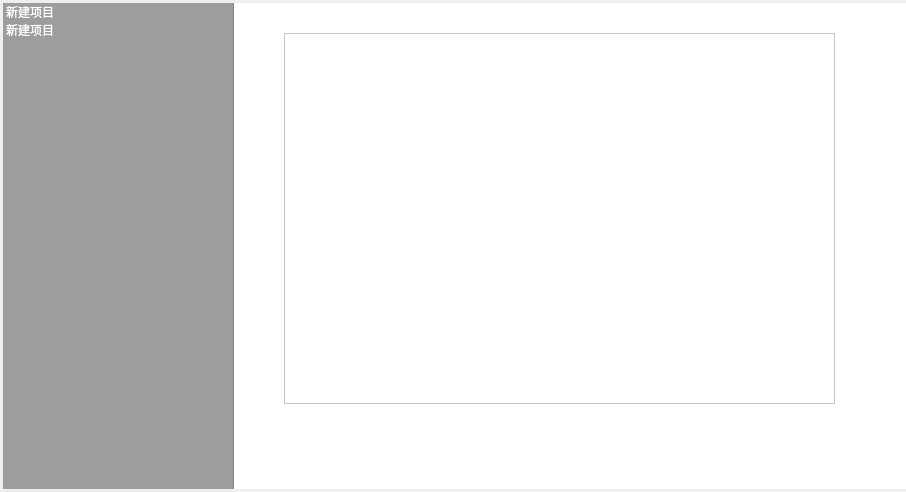
<?xml version="1.0" encoding="UTF-8"?>
<ui version="4.0">
 <class>Form</class>
 <widget class="QWidget" name="Form">
  <property name="geometry">
   <rect>
    <x>0</x>
    <y>0</y>
    <width>906</width>
    <height>492</height>
   </rect>
  </property>
  <property name="windowTitle">
   <string>Form</string>
  </property>
  <property name="styleSheet">
   <string notr="true">WQidegt{
	background-color: rgb(255, 255, 255);
}</string>
  </property>
  <layout class="QGridLayout" name="gridLayout">
   <property name="leftMargin">
    <number>3</number>
   </property>
   <property name="topMargin">
    <number>3</number>
   </property>
   <property name="rightMargin">
    <number>0</number>
   </property>
   <property name="bottomMargin">
    <number>3</number>
   </property>
   <property name="spacing">
    <number>0</number>
   </property>
   <item row="0" column="0">
    <widget class="QListWidget" name="listWidget">
     <property name="minimumSize">
      <size>
       <width>231</width>
       <height>0</height>
      </size>
     </property>
     <property name="maximumSize">
      <size>
       <width>231</width>
       <height>16777215</height>
      </size>
     </property>
     <property name="styleSheet">
      <string notr="true">QWidget{
font: 12pt &quot;黑体&quot;;
border:none;
border-right:1px solid gray;
background-color:rgb(157, 157, 157); 
color:rgb(255, 255, 255);
}

</string>
     </property>
     <item>
      <property name="text">
       <string>新建项目</string>
      </property>
     </item>
     <item>
      <property name="text">
       <string>新建项目</string>
      </property>
     </item>
    </widget>
   </item>
   <item row="0" column="1">
    <widget class="QWidget" name="widget" native="true">
     <property name="styleSheet">
      <string notr="true">QWidget{
	background-color: rgb(255, 255, 255);
}</string>
     </property>
     <widget class="QTableWidget" name="tableWidget">
      <property name="geometry">
       <rect>
        <x>50</x>
        <y>30</y>
        <width>551</width>
        <height>371</height>
       </rect>
      </property>
     </widget>
    </widget>
   </item>
  </layout>
 </widget>
 <resources/>
 <connections/>
</ui>
